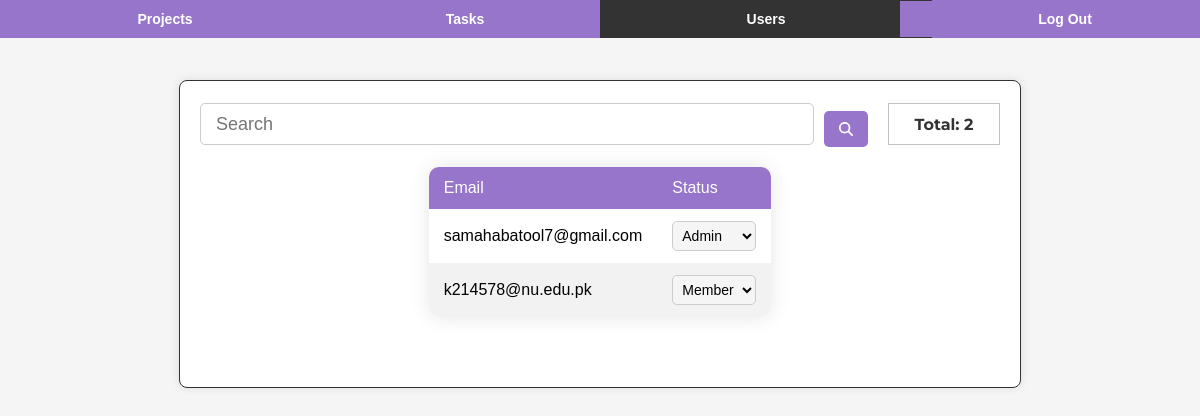
The page /todolist/users/ (signed in) on the database as committed earlier.
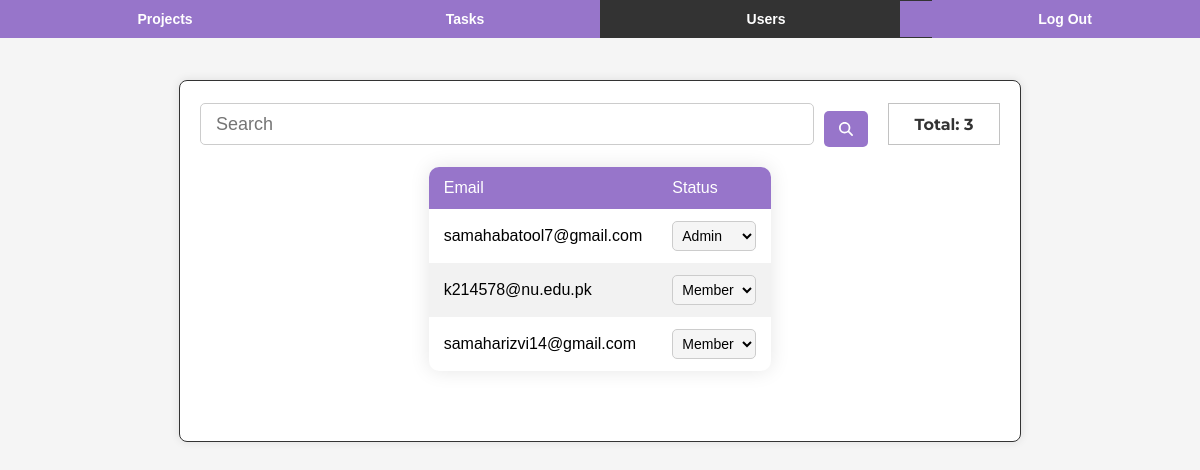
The same page on the database as committed later.
### tdapp/models.py (models this page shows, shortened)
class CustomUser(AbstractUser):
    username = None
    email = models.EmailField(_("email address"), unique=True)
    USERNAME_FIELD = "email"
    REQUIRED_FIELDS = []
    objects = CustomUserManager()

### tdapp/user_views.py (the view)
# urls.py: path('users/', user_list, name='user-list'),
@login_required
def user_list(request):
    if request.user.is_superuser:
        users = CustomUser.objects.all()
    else:
        return Response(status=status.HTTP_404_NOT_FOUND)
    return render(request, 'admin/user-list.html', {'users': users})

### templates/admin/user-list.html (shortened to what this page needs)
{% extends "base.html" %}
{% block extra_css %}
<link rel="stylesheet" href="https://cdnjs.cloudflare.com/ajax/libs/font-awesome/6.0.0/css/all.min.css">
{% endblock %}
{% block content %}
<div id="vanta-container"></div>
<div class="navbar">
    <li><a href="{% url 'project-list' %}" class="btn-primary">Projects</a></li>
    <li><a href="{% url 'task-list' %}" class="btn-primary" id="">Tasks</a></li>
    {% if user.is_superuser %}
    <li class="active"><a href="{% url 'user-list' %}" class="btn-primary">Users</a></li>
    {% endif %}
    <li><a href="{% url 'logout' %}" class="btn-primary">Log Out</a></li>
</div>
<div class="container">
    {% if user.is_authenticated %}
    {% if user.is_superuser %}
    <div class="form-container">
        <form id="search-form" class="search_field">
            <input id="search-input" type="text" class="input-search" placeholder="Search" />
            <button id="search-button" type="submit" class="btn btn-primary">
                <i class="fas fa-search"></i>
            </button>
        </form>
        <div class="total-records-indicator">Total: {{ users.count }}</div>
    </div>
    <div class="table-container">
        <table class="table">
            <thead>
                <tr>
                    <th>Email</th>
                    <th>Status</th>
                </tr>
            </thead>
            <tbody>
                {% for user in users %}
                <tr>
                    <td>{{ user.email }}</td>
                    <td>
                        <select class="status-select" data-user-id="{{ user.id }}">
                            <option value="True" {% if user.is_superuser %}selected{% endif %}>Admin</option>
                            <option value="False" {% if not user.is_superuser %}selected{% endif %}>Member</option>
                        </select>
                    </td>
                </tr>
                {% endfor %}
            </tbody>
        </table>
    </div>
    {% else %}
    <p>Hi {{ user.email }}!</p>
    <p>Hey Kid you are not allowed to access this page.</p>
    {% endif %}
    {% else %}
    <p>You are not logged in.</p>
    <a href="{% url 'login' %}">Log In</a> |
    <a href="{% url 'signup' %}">Sign Up</a>
    {% endif %}
</div>
{% endblock %}

Rows that differ between the two databases and show on the page:
added CustomUser: email "samaharizvi14@gmail.com", is_superuser+id "Member"
Other text that changed with them:
{{ users.count }}: "2" → "3"
